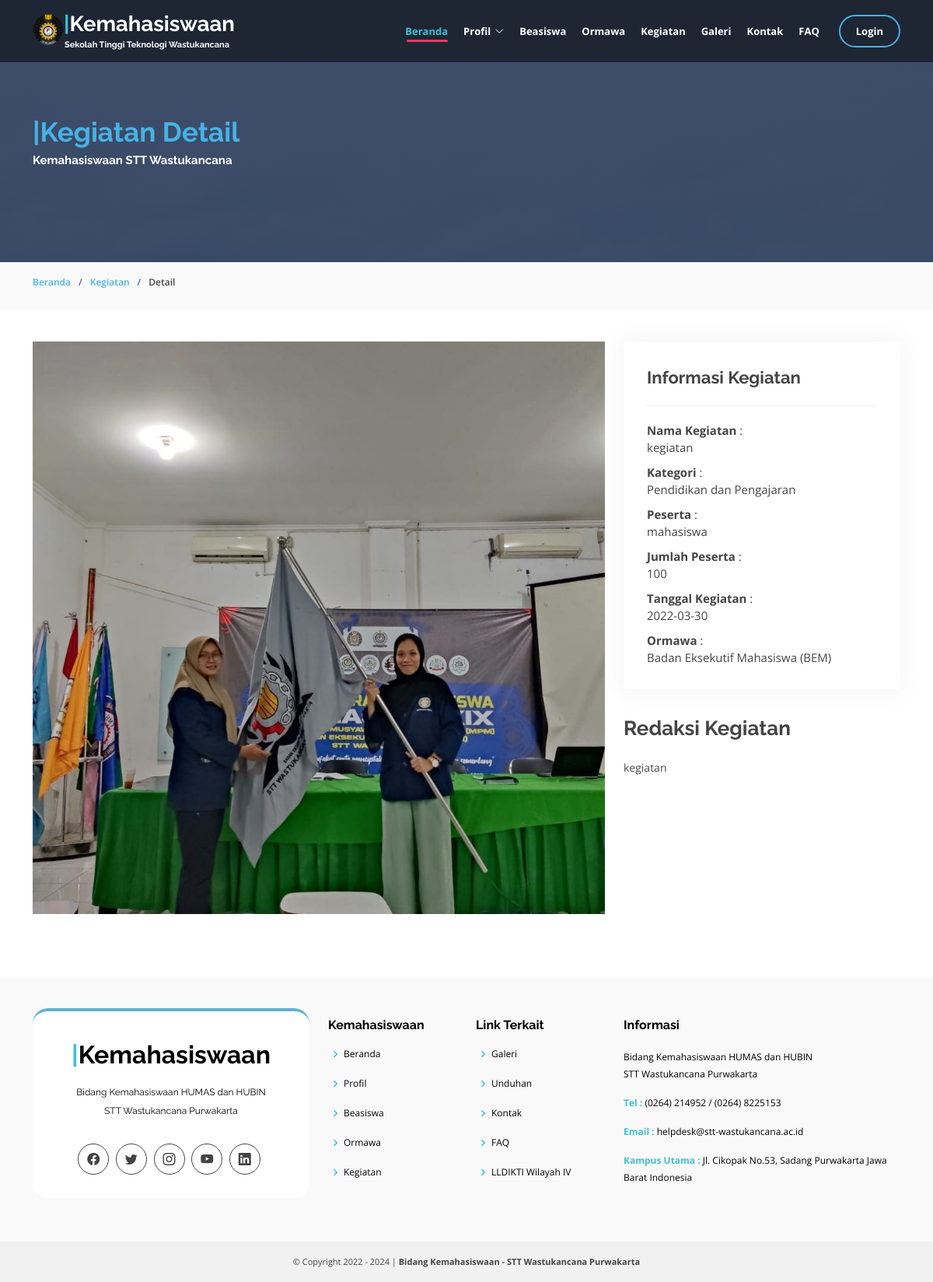
Screenshot of /kegiatan_detail/kegiatan.html with the database file from the repository.
### tables this page shows
CREATE TABLE `kegiatan` (
  `id_kegiatan` int(11) NOT NULL,
  `nama` varchar(200) NOT NULL,
  `kategori` varchar(100) NOT NULL,
  `peserta` varchar(100) NOT NULL,
  `jumlah_peserta` int(11) NOT NULL,
  `tanggal` date NOT NULL,
  `kegiatan_id_user` int(11) NOT NULL,
  `ormawa` varchar(100) NOT NULL,
  `deskripsi` text NOT NULL,
  `status` varchar(100) NOT NULL,
  `gambar` varchar(255) NOT NULL,
  `kegiatan_slug` varchar(200) NOT NULL
);

### application/models/m_post.php (called while the page is built, shortened)
<?php
class M_post extends CI_Model{
	public function get_kegiatan_by_slug($slug){
		$data=$this->db->query("SELECT * FROM kegiatan WHERE kegiatan_slug='$slug'");
		return $data;
	}
}
?>

### application/controllers/Kegiatan.php (called while the page is built, shortened)
<?php
class Kegiatan extends CI_Controller {
	function __construct() {
        $this->load->model('m_post');
    }
	public function detail($slug){
		$data['kegiatan']=$this->m_post->get_kegiatan_by_slug($slug);
		$this->load->view('v_kegiatan_detail',$data);
	}
}

### index.php (called while the page is built, shortened)
<?php
require_once BASEPATH.'core/CodeIgniter.php';

### application/views/v_kegiatan_detail.php (the view, shortened to what this page needs)
<?php
  foreach ($kegiatan->result_array() as $k) :
  $kegiatan_nama=$k['nama'];
  $kegiatan_kategori=$k['kategori'];
  $kegiatan_peserta=$k['peserta'];
  $kegiatan_jumlah_peserta=$k['jumlah_peserta'];
  $kegiatan_tanggal=$k['tanggal'];
  $kegiatan_ormawa=$k['ormawa'];
  $kegiatan_deskripsi=$k['deskripsi'];
  $kegiatan_gambar=$k['gambar'];
?>
?><!DOCTYPE html>
<html lang="en">
<head>
  <?php $this->load->view('layout/v_script');?>
</head>
<body>
  <?php $this->load->view('layout/v_header');?>
    <section id="cta" class="cta">
      <div class="container" data-aos="zoom-in">
        <div class="row">
          <div class="col-lg-9 text-center text-lg-start">
            <h2><a href="#"><span>|</span>Kegiatan Detail</a></h2>
            <h3>Kemahasiswaan STT Wastukancana</h3>
          </div>
        </div>
      </div>
    </section>
    <section id="breadcrumbs" class="breadcrumbs">
      <div class="container"  data-aos="zoom-in">
        <ol>
          <li><a href="<?php echo base_url().'beranda'?>">Beranda</a></li>
          <li><a href="<?php echo base_url().'kegiatan'?>">Kegiatan</a></li><li>Detail</li>
        </ol>
      </div>
    </section>
    <section id="portfolio-details" class="portfolio-details">
      <div class="container">
        <div class="row gy-4">
          <div class="col-lg-8">
            <div class="portfolio-details-slider swiper-container">
              <div class="swiper-wrapper align-items-center">
                <div>
                  <img src="<?php echo base_url().'theme/assets/img/kegiatan/'.$kegiatan_gambar;?>" alt="kegiatan-detail">
                </div>
              </div>
            </div>
          </div>
          <div class="col-lg-4">
            <div class="portfolio-info">
              <h3>Informasi Kegiatan</h3>
              <ul>
                <li><strong>Nama Kegiatan</strong> :
                  <br><?php echo $kegiatan_nama;?>
                </li>
                <li><strong>Kategori</strong> :
                  <br><?php
                        if ($kegiatan_kategori=='') {
                          echo '<span class="badge badge-danger">Perlu diinput Kategori Kegiatan</span>';
                        }else if ($kegiatan_kategori=='pendpenga') {
                          echo 'Pendidikan dan Pengajaran';
                        }else if ($kegiatan_kategori=='penlpenge') {
                          echo 'Penelitian dan Pengembangan';
                        }else if ($kegiatan_kategori=='pkm') {
                          echo 'Pengabdian Kepada Masyarakat';
                        }
                      ?>
                </li>
                <li><strong>Peserta</strong> :
                  <br><?php echo $kegiatan_peserta;?>
                </li>
                <li><strong>Jumlah Peserta</strong> :
                  <br><?php echo $kegiatan_jumlah_peserta;?>
                </li>
                <li><strong>Tanggal Kegiatan</strong> :
                  <br><?php echo $kegiatan_tanggal;?>
                </li>
                <li><strong>Ormawa</strong> :
                  <br><?php echo $kegiatan_ormawa;?>
                </li>
              </ul>
            </div>
            <div class="portfolio-description">
              <h2>Redaksi Kegiatan</h2>
              <p>
                <?php echo $kegiatan_deskripsi;?>
              </p>
            </div>
          </div>
        </div>
      </div>
    </section>
    <?php endforeach;?>
</body>
</html>

### application/views/layout/v_header.php (shortened to what this page needs)
<header id="header" class="fixed-top d-flex align-items-center">
  <div class="container d-flex justify-content-between">
    <div class="logo">
      <h1><a href="<?php echo base_url().''?>"><img src ="<?php echo base_url().'theme/assets/img/hero/logo-navbar.png'?>"><span>|</span>Kemahasiswaan</h1>
      <h4>Sekolah Tinggi Teknologi Wastukancana</h4></a>
    </div>
    <nav id="navbar" class="navbar">
      <ul>
        <li><a class="nav-link scrollto active" href="<?php echo base_url().'beranda'?>">Beranda</a></li>
        <li class="dropdown"><a href="#"><span>Profil</span> <i class="bi bi-chevron-down"></i></a>
        </li>
        <li><a href="<?php echo base_url().'beasiswa'?>" target='_blank'>Beasiswa</a></li>
        <li><a href="" onClick="alert('Comingsoon!')">Ormawa</a></li>
        <li><a href="<?php echo base_url().'kegiatan'?>">Kegiatan</a></li>
        <li><a href="<?php echo base_url().'galeri'?>">Galeri</a></li>
        <li><a href="<?php echo base_url().'kontak'?>">Kontak</a></li>
        <li><a href="<?php echo base_url().'faq'?>">FAQ</a></li>
        <li><a href="<?php echo base_url().'pengguna'?>" class="getstarted" >Login</a></li>
      </ul>
    </nav>
  </div>
</header>

### theme/assets/css/variables.css (style rules this page uses)
:root { --font-default: 'Open Sans', system-ui, -apple-system, "Segoe UI", Roboto, "Helvetica Neue", Arial, "Noto Sans", "Liberation Sans", sans-serif, "Apple Color Emoji", "Segoe UI Emoji", "Segoe UI Symbol", "Noto Color Emoji"; --font-primary: 'Source Sans Pro', sans-serif; --font-secondary: 'Poppins', sans-serif; --color-default: #1a1f24; --color-default-rgb: 26, 31, 36; --color-links: #0ea2bd; --color-links-hover: #1ec3e0; --color-primary: #0ea2bd; --color-primary-light: #1ec3e0; --color-primary-dark: #0189a1; --color-primary-rgb: 14, 162, 189; --color-primary-light-rgb: 30, 195, 224; --color-primary-dark-rgb: 1, 137, 161; --color-secondary: #485664; --color-secondary-light: #8f9fae; --color-secondary-dark: #3a4753; --color-secondary-rgb: 72, 86, 100; --color-secondary-light-rgb: 143, 159, 174; --color-secondary-dark-rgb: 58, 71, 83; --color-blue: #0d6efd; --color-blue-rgb: 13, 110, 253; --color-indigo: #6610f2; --color-indigo-rgb: 102, 16, 242; --color-purple: #6f42c1; --color-purple-rgb: 111, 66, 193; --color-pink: #f3268c; --color-pink-rgb: 243, 38, 140; --color-red: #df1529; --color-red-rgb: 223, 21, 4; --color-orange: #fd7e14; --color-orange-rgb: 253, 126, 20; --color-yellow: #ffc107; --color-yellow-rgb: 255, 193, 7; --color-green: #059652; --color-green-rgb: 5, 150, 82; --color-teal: #20c997; --color-teal-rgb: 32, 201, 151; --color-cyan: #0dcaf0; --color-cyan-rgb: 13, 202, 240; --color-white: #ffffff; --color-white-rgb: 255, 255, 255; --color-gray: #6c757d; --color-gray-rgb: 108, 117, 125; --color-black: #000000; --color-black-rgb: 0, 0, 0; }
:root { --bs-blue: var(--color-blue); --bs-indigo: var(--color-indigo); --bs-purple: var(--color-purple); --bs-pink: var(--color-pink); --bs-red: var(--color-red); --bs-orange: var(--color-orange); --bs-yellow: var(--color-yellow); --bs-green: var(--color-green); --bs-teal: var(--color-teal); --bs-cyan: var(--color-cyan); --bs-white: var(--color-white); --bs-gray: var(--color-gray); --bs-gray-dark: #343a40; --bs-gray-100: #f8f9fa; --bs-gray-200: #e9ecef; --bs-gray-300: #dee2e6; --bs-gray-400: #ced4da; --bs-gray-500: #adb5bd; --bs-gray-600: #6c757d; --bs-gray-700: #495057; --bs-gray-800: #343a40; --bs-gray-900: #212529; --bs-primary: var(--color-blue); --bs-secondary: var(--color-blue); --bs-success: #198754; --bs-info: #0dcaf0; --bs-warning: #ffc107; --bs-danger: #dc3545; --bs-light: #f8f9fa; --bs-dark: #212529; --bs-primary-rgb: var(--color-primary-rgb); --bs-secondary-rgb: var(--color-secondary-rgb); --bs-success-rgb: 25, 135, 84; --bs-info-rgb: 13, 202, 240; --bs-warning-rgb: 255, 193, 7; --bs-danger-rgb: 220, 53, 69; --bs-light-rgb: 248, 249, 250; --bs-dark-rgb: 33, 37, 41; --bs-white-rgb: var(--color-white-rgb); --bs-black-rgb: var(--color-black-rgb); --bs-body-color-rgb: var(--color-default-rgb); --bs-body-bg-rgb: 255, 255, 255; --bs-font-sans-serif: var(--font-default); --bs-font-monospace: SFMono-Regular, Menlo, Monaco, Consolas, "Liberation Mono", "Courier New", monospace; --bs-gradient: linear-gradient(180deg, rgba(255, 255, 255, 0.15), rgba(255, 255, 255, 0)); --bs-body-font-family: var(--font-default); --bs-body-font-size: 1rem; --bs-body-font-weight: 400; --bs-body-line-height: 1.5; --bs-body-color: var(--color-default); --bs-body-bg: #fff; }

### rows the page displays
kegiatan: gambar (picture), nama "kegiatan", kategori "Pendidikan dan Pengajaran", peserta "mahasiswa", jumlah_peserta "100", tanggal "2022-03-30", ormawa "Badan Eksekutif Mahasiswa (BEM)", deskripsi "kegiatan"
